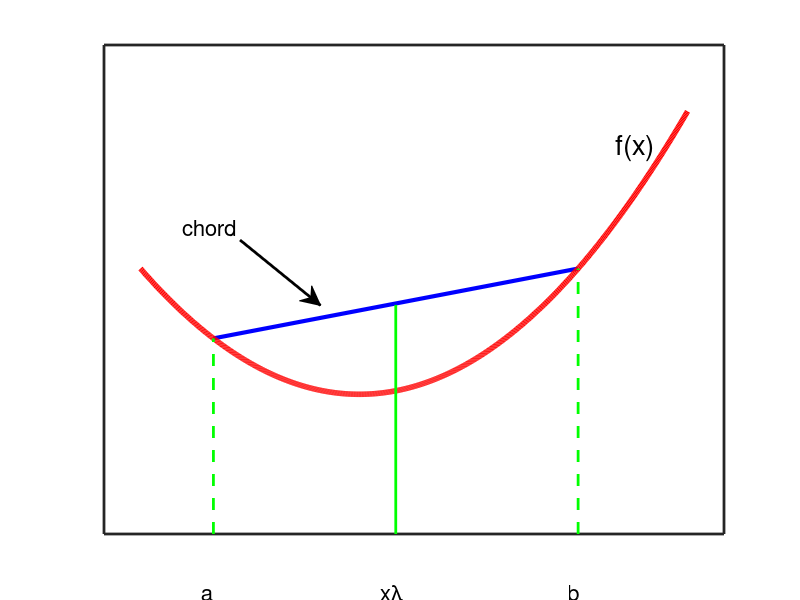

The MATLAB script that drew this image: (Note: this script raises an error after producing the figure.)
%% Illustration of Jensen's inequality
%

% This file is from pmtk3.googlecode.com


figure;
hold all;
domain = -2:0.01:5.5;
f = @(x)(x-1).^2;
plot([-1,4],[f(-1),f(4)],'-b','LineWidth',3);
plot(domain,f(domain),'-r','LineWidth',4);
plot([-1,-1],[-10,f(-1)],'--g','LineWidth',2);
plot([4,4],[-10,f(4)],'--g','LineWidth',2);
plot([1.5,1.5],[-10,6.4],'-g','LineWidth',2);

set(gca,'XTick',[],'YTick',[],'XLim',[-2.5,6],'YLim',[-10,25],'box','on','LineWidth',2);

%f(x)
annotation(gcf,'textbox',[0.77 0.7165 0.08791 0.07622],...
    'String',{'f(x)'},...
    'FontSize',20,...
    'FitBoxToText','off',...
    'LineStyle','none');

%chord
annotation(gcf,'textarrow',[0.3 0.4007],[0.6 0.4909],...
    'TextEdgeColor','none',...
    'TextLineWidth',2,...
    'FontSize',16,...
    'String',{'chord'},...
    'LineWidth',2);

%a
annotation(gcf,'textbox',[0.252 0 0.065 0.119],...
    'String',{'a'},...
    'FontSize',16,...
    'LineStyle','none');

%xlambda
annotation(gcf,'textbox',[0.4761 0 0.065 0.119],...
    'String',{'x\lambda'},...
    'FontSize',16,...
    'LineStyle','none');

%b
annotation(gcf,'textbox',[0.710 0 0.065 0.119],'String',{'b'},...
    'FontSize',16,...
    'LineStyle','none');

maximizeFigure;
p = get(gcf,'Position');
p(3) = 2*p(3)/3;
set(gcf,'Position',p);
printPmtkFigure convexFn

%%
f = @(x) 0.3*(x-3.5).^2 + 2;
domain = 0:0.01:6;

figure; hold on;
plot(domain,f(domain),'-r','LineWidth',4);
xdata = [[1;1]    [3;3]    [5;5]    ];
ydata = [[0;f(1)] [0;f(3)] [0;f(5)] ];

line(xdata,ydata,'Color','b','LineWidth',3);
plot([1,5],f([1,5]),'-g','LineWidth',3);
plot(xdata(:),ydata(:),'.b','MarkerSize',30);
plot(3,(f(1)+f(5))/2,'.g','MarkerSize',30);
grid on; box on;
set(gca,'XTick',[1,3,5],'YTick',[f(3),f(5),((f(1)+f(5))/2),f(1)]);
set(gca,'XTickLabel',{'a','E[x]','b'});
set(gca,'YTickLabel',{'f(E[x])','f(b)','E[f(x)]','f(a)'});
set(gca,'FontSize',28,'LineWidth',2);
placeFigures('square',false);
printPmtkFigure('jensens');
